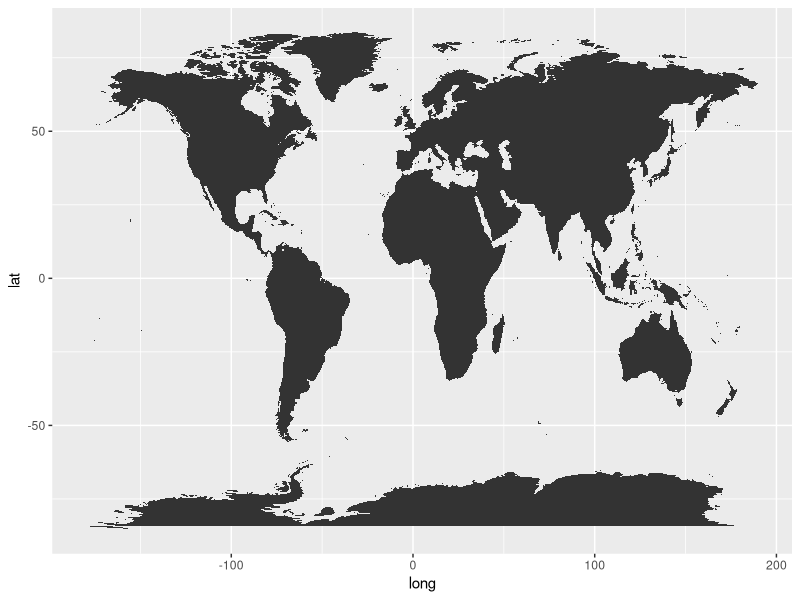
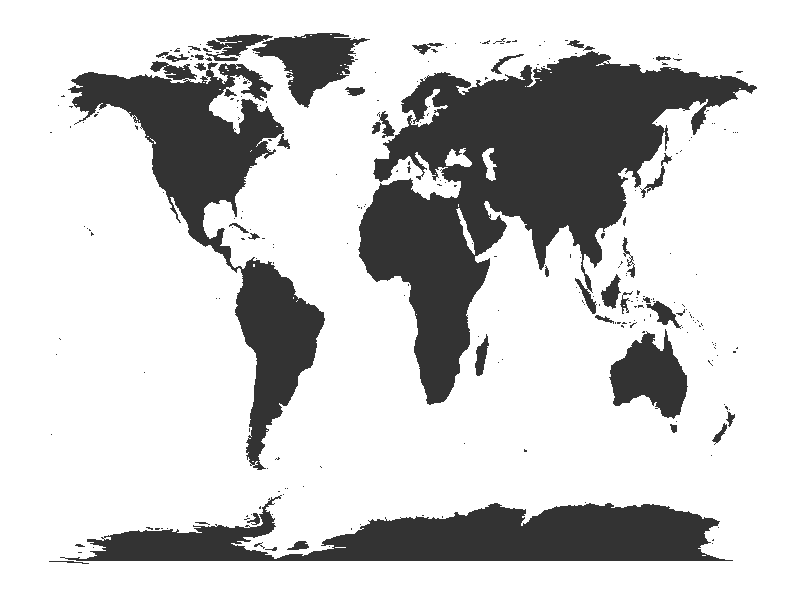

Recreate these plots in R, in order. (Note: this script raises an error after producing the figures.)
# sta404-inset-graph-outline-SOLUTION.R
# 01 Nov 2021
# add inset with map of USA where this region is highlighted
#
# from: sta404-R-intro-spatial-data-display-BLANK.R
# /home/baileraj/sta404-fall2021
# UPDATED: 29 Oct 2021 / 28 Mar 2021 / 17 Oct 2020

# need to install packages:  ggmap, mapproj

# load packages:
library(maps)             # Chang 13.17
library(ggplot2)
library(ggthemes)
library(tidyverse)

# CONSTRUCTING BASIC MAP ==============================================
# maps built into ggplot2
#  global (world, world2), country (usa, nz, ...),  USA (county, state)
# longitude :=  east/west direction (relative to Greenwich, England)
# latitude  :=  north/south direction (relative to the equator)

## start with World map
world_map <- map_data("world")
str(world_map)

ggplot(world_map, aes(x=long, y=lat, group=group)) +
  geom_polygon() 

ggplot(world_map, aes(x=long, y=lat, group=group)) +
  geom_polygon() +
  theme_map()

ggplot(world_map, aes(x=long, y=lat, group=group)) +
  geom_polygon() +
  coord_map("polyconic") +
  theme_map()

##
## shade USA
##

unique(world_map$region)  # so USA = United States

world_map <- world_map %>% 
  mutate(indicatorUSA = 
           ifelse(region == "USA",
                  "USA","not"))

ggWORLD <- ggplot(world_map, aes(x=long, y=lat, 
                                 group=group,
                                 fill = indicatorUSA)) +
  geom_polygon() +
  scale_fill_manual(values = c("grey","black")) +
  coord_map("polyconic") +
  theme_void() +
  theme(legend.position = "none")


## start with a map of the US (continental USA) .................
states_map <- map_data("state")
unique(states_map$region)

## shade states in the midwest
## first define variablestates_map <- states_map %>% 
states_map <- states_map %>% 
  mutate(indicatorMW = 
           ifelse(
             region %in% c("ohio","kentucky","indiana",
                           "michigan","west virginia",
                           "pennsylvania"),
             "MW","not"))

## draw map with fill
ggUSA <- ggplot(states_map, aes(x=long, y=lat, 
                                group=group,
                                fill = indicatorMW)) +
  geom_polygon() +
  scale_fill_manual(values = c("black","grey")) +
  coord_map("polyconic") +
  theme_void() +
  theme(legend.position = "none")


## Now map of the midwest
## REF: https://statisticsglobe.com/change-background-color-of-ggplot2-plot-in-r
##      ( changing the background )

## college grad updated - from factfinder part of census
#
# https://factfinder.census.gov/faces/tableservices/jsf/pages/productview.xhtml?pid=ACS_15_5YR_S1501&prodType=table
# updated CPS data reported in
#    https://en.wikipedia.org/wiki/List_of_U.S._states_and_territories_by_educational_attainment

mw_map <- map_data("state", region=c("ohio","kentucky","indiana",
                                     "michigan","west virginia",
                                     "pennsylvania"))

college.grad <- data.frame(region=c("ohio","kentucky","indiana",
                                    "michigan","west virginia",
                                    "pennsylvania"),
                           rate=c(27.2, 23.2, 25.3, 28.1, 19.9, 30.1))

grad_map <- merge(mw_map, college.grad, 
                  by.x="region", 
                  by.y="region")

ggMW <- ggplot(grad_map, aes(x=long,y=lat,group=group,
                             fill=rate))+
  geom_polygon(colour="black") +
  coord_map() +       # map projection correction
  theme_void() +
  theme(legend.position = "bottom")
ggMW

##
## want: plot of Midwest with USA/world next
## 

library(patchwork)
ggMW + ggUSA + ggWORLD

# want:  MW map on left and world/USA stacked on right

ggMW | (ggWORLD / ggUSA)


(ggMW | (ggWORLD / ggUSA)) + plot_layout(ncol=2,
                                         widths=c(2,1))

##
## add the inset
##

ggMW + inset_element(ggUSA, .5, .5, 1, 1)

